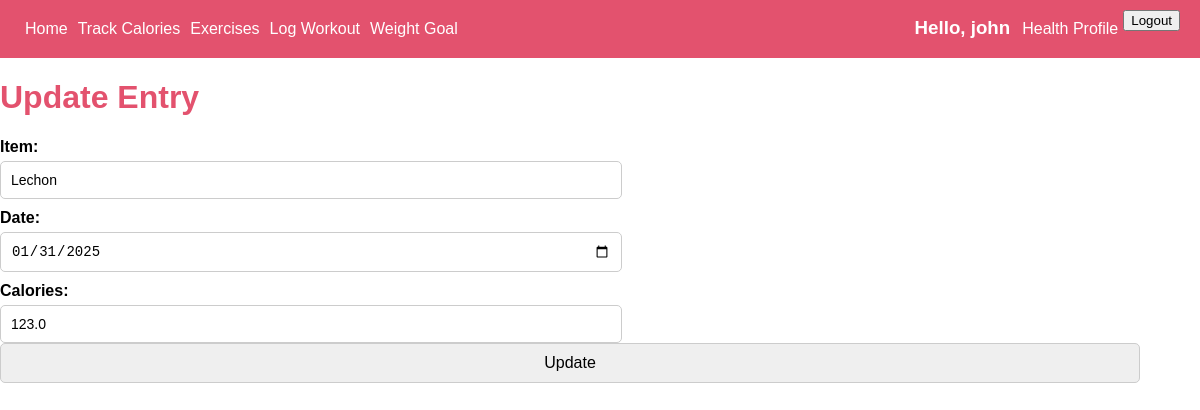
Page /calories/13/update (signed in) on the committed database.
### app/models.py (models this page shows, shortened)
class calories(models.Model):
    user = models.ForeignKey(User, on_delete=models.CASCADE)
    date = models.DateField()
    food_name = models.CharField(max_length=20)
    calorie_count = models.FloatField()

### app/views.py (the view, shortened to what this page needs)
# urls.py: path('calories/<int:pk>/update', CaloriesUpdateView.as_view(), name ='calories_update'),
class CaloriesUpdateView(LoginRequiredMixin,UpdateView):
    model = calories
    fields = ['date', 'food_name', 'calorie_count']
    template_name = 'app/calories_update.html'
    success_url = reverse_lazy('calories')
    def get_queryset(self):
        return calories.objects.filter(user=self.request.user)

### app/templates/app/calories_update.html (shortened to what this page needs)
{% extends 'app/base.html' %} {% load static %} {% block content%}
<h1>Update Entry</h1>
<form action="{% url 'calories_update' object.pk %}" method="post">
  <div>
    <label for="id_food_name">Item:</label>
    <input
      type="text"
      id="id_food_name"
      name="food_name"
      value="{{form.food_name.value|default_if_none:''}}"
      class="inputFields"
    />
  </div>
  <div>
    <label for="id_date">Date:</label>
    <input
      type="date"
      id="id_date"
      name="date"
      value="{{form.date.value|date:'Y-m-d'|default_if_none:''}}"
      class="inputFields"
    />
  </div>
  <div>
    <label for="id_calorie_count">Calories:</label>
    <input
      type="number"
      id="id_calorie_count"
      name="calorie_count"
      value="{{form.calorie_count.value|default_if_none:''}}"
      class="inputFields"
    />
  </div>
  <input type="submit" value="Update" />
</form>
{% endblock content %}

### app/templates/app/navbar.html (shortened to what this page needs)
<header>
  <div class="nav-bar">
    <a href="{% url 'home' %}">Home</a>
    <a href="{% url 'calories' %}">Track Calories</a>
    <a href="{% url 'exercise' %}">Exercises</a>
    <a href="{% url 'workout' %}">Log Workout</a>
    <a href="{% url 'weight_loss_dashboard' %}">Weight Goal</a>
    {% if user.is_authenticated %}
    <h3>Hello, {{user.username}}</h3>
    <a href="{% url 'health_profile_create' %}">Health Profile </a>
    <form action="{% url 'logout' %}" method="post">
      <button type="submit">Logout</button>
    </form>
    {% else %}
    <h3>Not logged in</h3>
    {% endif %}
  </div>
</header>

### static/css/base.css (style rules this page uses)
h1 { color: #e3526e; }
body { margin: 0; font-family:Arial, Helvetica, sans-serif; }
.nav-bar { background-color: #e3526e; padding: 10px 20px; display: flex; }
.nav-bar a { text-decoration: none; color: white; padding: 10px 5px; margin: 0; }
.nav-bar h3 { margin: 0; padding: 7px; margin-left: auto; color: white; }
label { display: block; font-weight: bold; text-align: left; margin-top: 10px; }
.inputFields { width: 50%; padding: 10px; margin-top: 5px; border: 1px solid #ccc; border-radius: 5px; font-size: 14px; }
a { text-decoration: none; color: #007bff; }
input { width: 95%; padding: 10px; border: 1px solid #ccc; border-radius: 5px; font-size: 16px; }

### rows in the picture
calories: food_name "Lechon", date "01/31/2025", calorie_count "123.0"

### other values in the picture
{{ user.username }} "john"
